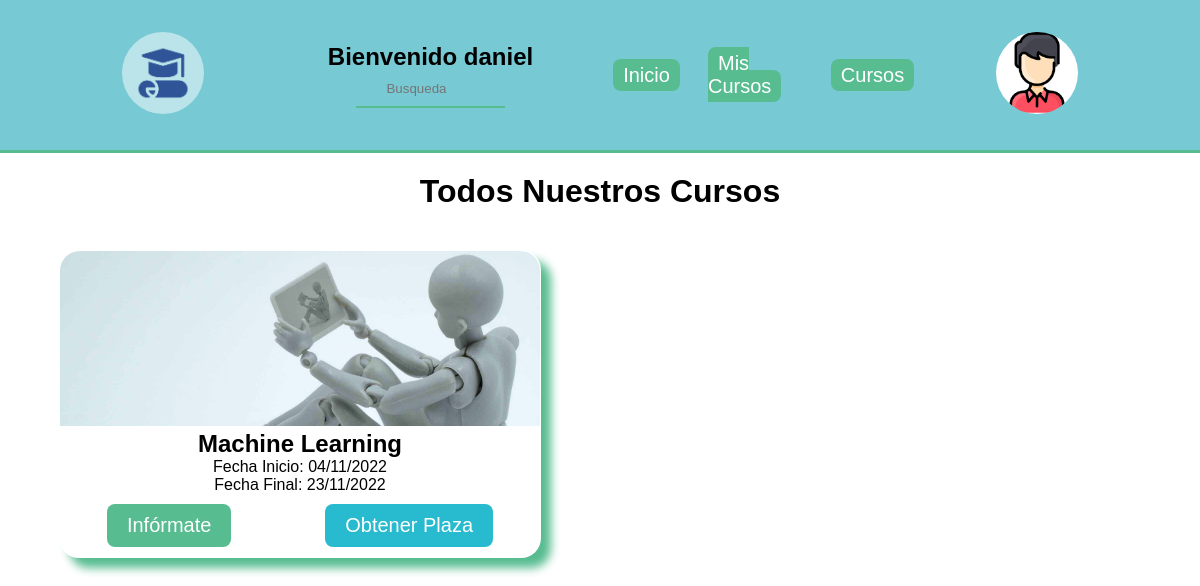
Screenshot of /Principal/alumnos_cursos.php (signed in) with the database file from the repository.
### tables this page shows
CREATE TABLE `cursos` (
  `codigo` int(11) NOT NULL,
  `nombre` varchar(30) NOT NULL,
  `descripcion` text NOT NULL,
  `horas` int(11) NOT NULL,
  `fecha inicio` date NOT NULL,
  `fecha final` date NOT NULL,
  `foto` varchar(30) NOT NULL,
  `profesor` varchar(9) NOT NULL,
  `activo` tinyint(1) NOT NULL DEFAULT 1
);

### Principal/funciones_sql.php (called while the page is built, shortened)
<?php
    function cursos_disponibles($con,$dni){
        $sql = "SELECT * FROM `cursos` WHERE `activo` = 1  and codigo not in (SELECT curso FROM matricula WHERE dni_alumno = '".$dni."') and `fecha inicio` > curdate() ORDER BY `fecha inicio` ASC";
        if($resultado = $con->query($sql)){
            while($row = $resultado->fetch_assoc()){
                $lista[] = $row;
            }
        }
        return $lista;
    }
    function cambiaf_a_espanol($fecha){
        preg_match( '/([0-9]{2,4})-([0-9]{1,2})-([0-9]{1,2})/', $fecha, $mifecha);
        $lafecha=$mifecha[3]."/".$mifecha[2]."/".$mifecha[1];
        return $lafecha;
    }
?>

### Principal/alumnos_cursos.php (the view, shortened to what this page needs)
<!DOCTYPE html>
<html>
<head>
    <link href="estilos_alumnos.css" rel="stylesheet" type="text/css">
</head>
<body>
    <?php
    if(isset($_SESSION['array_alumno'])){
            include('funciones_sql.php');
            include('funciones_header.php');
            $con = conectar();
            $lista_cursos = cursos_disponibles($con,$_SESSION['array_alumno']['dni']);
            ?>
            <h1 class='nuestros_cursos'>Todos Nuestros Cursos</h1>
            <div class="todos_cursos">
            <?php
                foreach($lista_cursos as $clave => $valor){
                    echo "<div class='s".$clave."'>";
                        echo "<div class='foto'>";
                            echo "<img src=".$valor['foto']." />";
                        echo "</div>";
                        echo "<div class='cuerpo'>";
                            echo "<div class='titulo'>";
                                echo "<h2>".$valor['nombre']."</h2>";
                                echo "<p>Fecha Inicio: ".cambiaf_a_espanol($valor['fecha inicio'])."<br>Fecha Final: ".cambiaf_a_espanol($valor['fecha final'])."</p>";
                            echo "</div>";
                            echo "<div class='botones'>";
                                echo "<a class='informate' href='alumnos_curso.php?codigo=".$valor['codigo']."'>Infórmate</a>";
                                echo "<a class='plaza' href='matricular.php?accion=1&curso=".$valor['codigo']."&dni=".$_SESSION['array_alumno']['dni']."'>Obtener Plaza</a>";
                            echo "</div>";
                        echo "</div>";
                    echo "</div>";
                }
            ?>
        </div>
        <?php
    }else{
        echo "Debes Validarte...";
        echo "<meta http-equiv=REFRESH content=1,URL=alumnos_login.php>";
    } ?>
</body>
</html>

### Principal/estilos_alumnos.css (style rules this page uses)
* { font-family: Arial, Helvetica, sans-serif; margin: 0px; padding: 0px; }
div.titulo { margin: 0px auto; width: 100%; text-align: center; grid-column: 2 / 3; grid-row: 1; }
div.foto { width: 100%; }
div.foto > img { width: 100%; border-top-left-radius: 20px; border-top-right-radius: 20px; }
div.todos_cursos { display: grid; grid-template-columns: repeat(2,50%); align-items: center; }
div.todos_cursos > div { display: flex; flex-direction: column; text-align: center; width: 80%; border: transparent solid 1px; box-shadow: 10px 10px 10px #57BC90; border-radius: 20px; margin: 20px auto; }
div.botones { display: flex; flex-direction: row; }
div.botones > a.informate { color: white; text-decoration: none; background: #57BC90; padding: 10px 20px; border-radius: .5rem; font-size: 20px; margin: 10px auto; }
div.botones > a.plaza { color: white; text-decoration: none; background: #28bace; padding: 10px 20px; border-radius: .5rem; font-size: 20px; margin: 10px auto; }
h1.nuestros_cursos { text-align: center; margin: 20px; }

### rows the page displays
cursos: foto (picture), nombre "Machine Learning", fecha inicio "04/11/2022", fecha final "23/11/2022"

### other values shown
$nombre "daniel"
